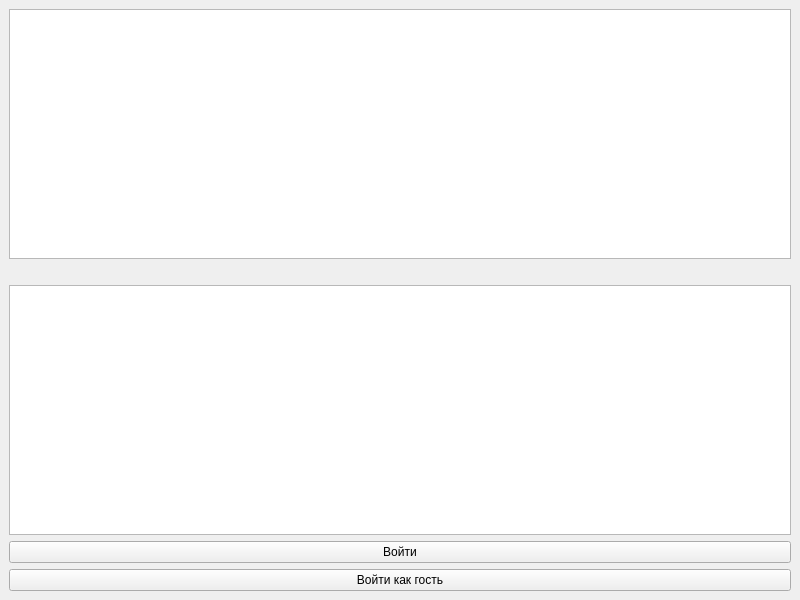
<?xml version="1.0" encoding="UTF-8"?>
<ui version="4.0">
 <class>MainWindow</class>
 <widget class="QMainWindow" name="MainWindow">
  <property name="geometry">
   <rect>
    <x>0</x>
    <y>0</y>
    <width>800</width>
    <height>600</height>
   </rect>
  </property>
  <property name="windowTitle">
   <string>MainWindow</string>
  </property>
  <widget class="QWidget" name="centralwidget">
   <layout class="QVBoxLayout" name="verticalLayout_2">
    <item>
     <widget class="QTextEdit" name="login_edit"/>
    </item>
    <item>
     <widget class="QLabel" name="login_error">
      <property name="text">
       <string/>
      </property>
     </widget>
    </item>
    <item>
     <widget class="QTextEdit" name="password_edit"/>
    </item>
    <item>
     <widget class="QPushButton" name="login_btn">
      <property name="text">
       <string>Войти</string>
      </property>
     </widget>
    </item>
    <item>
     <widget class="QPushButton" name="guest_btn">
      <property name="text">
       <string>Войти как гость</string>
      </property>
     </widget>
    </item>
   </layout>
  </widget>
 </widget>
 <resources/>
 <connections/>
</ui>
